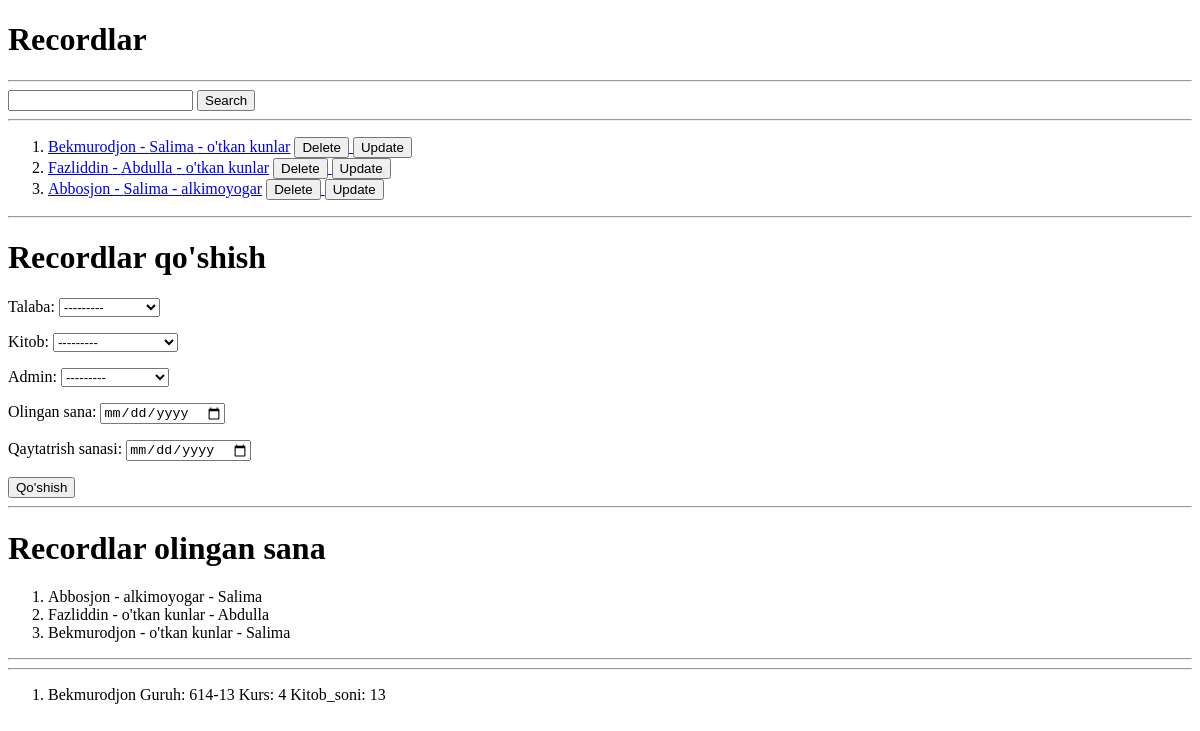
The app's page /record/, older data.
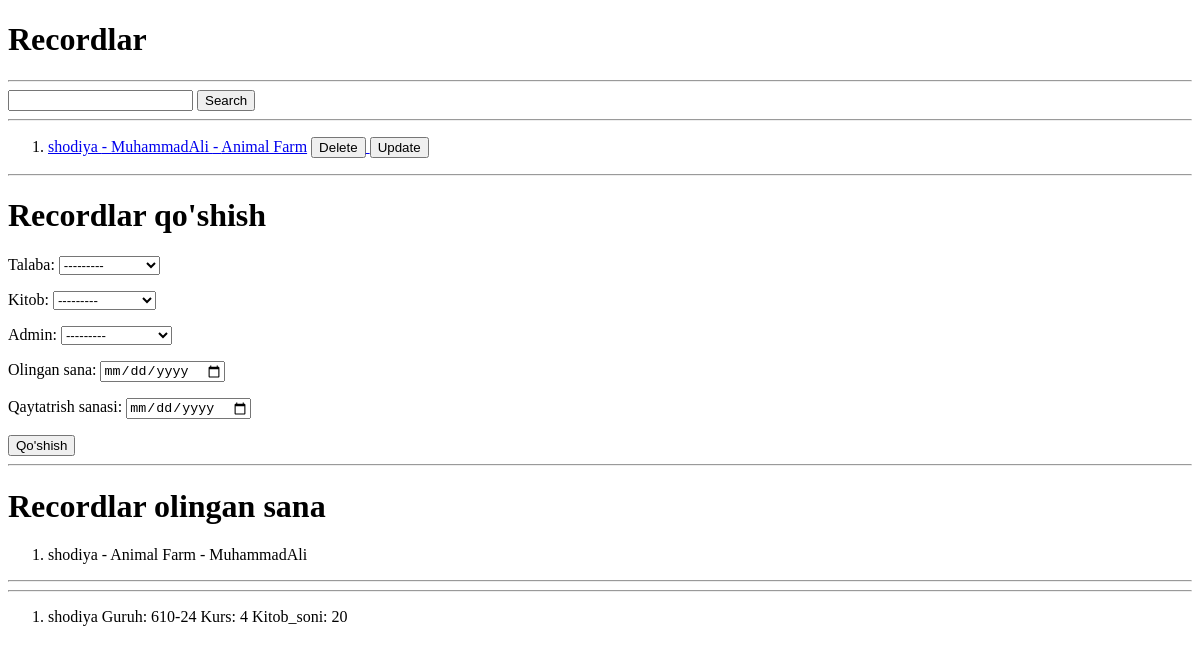
The same page, newer data.
### main/models.py (models this page shows, shortened)
class Record(models.Model):
    talaba = models.ForeignKey(Talaba, on_delete=models.CASCADE, )
    kitob = models.ForeignKey(Kitob, on_delete=models.CASCADE, )
    admin = models.ForeignKey(Admin, on_delete=models.CASCADE, )
    olingan_sana = models.DateTimeField()
    qaytatrish_sanasi = models.DateField()

class Talaba(models.Model):
    ism = models.CharField(max_length=255)
    guruh = models.CharField(max_length=255)
    kurs = models.PositiveIntegerField(default=1, validators=[MinValueValidator(1), MaxValueValidator(4)])
    kitob_soni = models.PositiveIntegerField()
    def __str__(self):
        return self.ism
    class Meta:
        verbose_name = 'Talaba'
        verbose_name_plural = 'Talabalar'

class Admin(models.Model):
    ism = models.CharField(max_length=255)
    ish_vaqti = models.CharField(max_length=255)
    def __str__(self):
        return self.ism
    class Meta:
        verbose_name = 'Admin'
        verbose_name_plural = 'Adminlar'

class Kitob(models.Model):
    nom = models.CharField(max_length=255)
    janr = models.CharField(max_length=255)
    sahifa = models.PositiveIntegerField()
    muallif = models.ForeignKey(Muallif, on_delete=models.CASCADE, )
    def __str__(self):
        return self.nom
    class Meta:
        verbose_name = 'Kitob'
        verbose_name_plural = 'Kitoblar'

### main/views.py (the view)
# urls.py: path("record/", record_view),
def record_view(request):
    if request.method == 'POST':
        form = RecordForm(request.POST)
        if form.is_valid():
            form.save()
            return redirect('/record/')
    recordlar = Record.objects.all()
    talabalar = Talaba.objects.all()
    kitoblar = Kitob.objects.all()
    adminlar = Admin.objects.all()
    record_sana = Record.objects.order_by("-olingan_sana")[:3]
    bitiruvchilar = Record.objects.filter(talaba__kurs=4)
    search = request.GET.get('search')
    if search:
        recordlar = recordlar.filter(talaba__ism__contains=search)
    context = {
        "recordlar": recordlar,
        'record_sana': record_sana,
        'bitiruvchilar': bitiruvchilar,
        'search': search,
        'talabalar': talabalar,
        'kitoblar': kitoblar,
        'adminlar': adminlar,
        'form': RecordForm(),
    }
    return render(request, "record.html", context=context)

### main/forms.py
class RecordForm(forms.ModelForm):
    class Meta:
        model = Record
        fields = '__all__'
        widgets = {
            'olingan_sana': forms.DateInput(attrs={'type': 'date'}),
            'qaytatrish_sanasi': forms.DateInput(attrs={'type': 'date'})
        }

### templates/record.html (shortened to what this page needs)
<!DOCTYPE html>
<html lang="en">
<head>
</head>
<body>
<h1>Recordlar</h1>
<hr>
<form>
    <input type="text" name="search" {% if search %} value="{{search}}" {% endif %}>
    <button>Search</button>
</form>
<hr>
<ol>
    {% for record in recordlar %}
    <li><a href="/record/{{record.id}}/">{{ record.talaba }} - {{record.admin}} - {{record.kitob}}</a>
        <a href="/record/{{record.id}}/delete/confirm">
            <button>Delete</button>
        </a>
        <a href="/record/{{record.id}}/update">
            <button>Update</button>
        </a>
    </li>
    {% endfor %}
</ol>
<hr>
<form method="post">
    <h1>Recordlar qo'shish</h1>
    {{ form.as_p }}
    <button>Qo'shish</button>
</form>
<hr>
<h1>Recordlar olingan sana </h1>
<ol>
    {% for sana in record_sana %}
    <li>{{sana.talaba}} - {{sana.kitob}} - {{sana.admin}}</li>
    {% endfor %}
</ol>
<hr>
<hr>
<ol>
    {% for student in bitiruvchilar %}
    <li>{{student.talaba.ism}}
        Guruh: {{student.talaba.guruh}}
        Kurs: {{student.talaba.kurs}}
        Kitob_soni: {{student.talaba.kitob_soni}}
    </li>
    {% endfor %}
</ol>
</body>
</html>

Row changes from the older to the newer data that the page shows:
removed Record: talaba "Bekmurodjon", admin "Salima", kitob "o'tkan kunlar", talaba.ism "Bekmurodjon", talaba.guruh "614-13", talaba.kurs "4", talaba.kitob_soni "13"
removed Record: talaba "Fazliddin", admin "Abdulla", kitob "o'tkan kunlar"
removed Record: talaba "Abbosjon", admin "Salima", kitob "alkimoyogar"
added Record: talaba "shodiya", admin "MuhammadAli", kitob "Animal Farm", talaba.ism "shodiya", talaba.guruh "610-24", talaba.kurs "4", talaba.kitob_soni "20"
